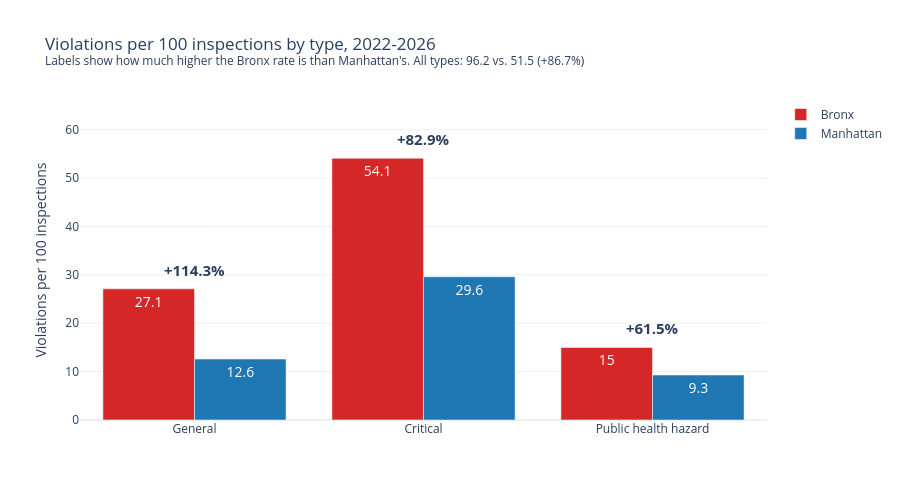

The cell this chart's notebook holds for it:
### Markdown cell above
For every 100 inspections, Bronx cooling towers were cited for about 96 violations, compared with about 52 in Manhattan. Measured against Manhattan's rate, the Bronx's was 87 percent higher across all violation types, and it was higher for each type individually: General violations (+114 percent), Critical violations (+83 percent), and Public Health Hazard violations (+62 percent).

The graph below shows these rates by violation type.

### Code cell
import glob, os
import pandas as pd
import plotly.graph_objects as go

# ---------- Load ----------
CSV = glob.glob("**/*Manhattan*Bronx*.csv", recursive=True)[0]
df = pd.read_csv(CSV)
df["year"] = pd.to_datetime(df["Inspection_date"]).dt.year
os.makedirs("charts", exist_ok=True)

START, END = 2022, 2026
window = df[df["year"].between(START, END)]

# ---------- Violations by type and borough ----------
viol = window[window["Violation_Type"].notna()]
counts = pd.crosstab(viol["Borough"], viol["Violation_Type"])[["General", "Critical", "PHH"]]
counts.columns = ["General", "Critical", "Public health hazard"]

n_insp = (
    window.drop_duplicates(["System_ID", "Inspection_date", "Inspection_Type"])
    .groupby("Borough").size()
)
per100 = counts.div(n_insp, axis=0) * 100
pct_diff = (per100.loc["Bronx"] - per100.loc["Manhattan"]) / per100.loc["Manhattan"] * 100

total_bronx = counts.loc["Bronx"].sum() / n_insp["Bronx"] * 100
total_manh = counts.loc["Manhattan"].sum() / n_insp["Manhattan"] * 100
total_diff = (total_bronx - total_manh) / total_manh * 100

# ---------- Chart ----------
COLORS = {"Bronx": "#d62728", "Manhattan": "#1f77b4"}
types = list(per100.columns)

fig = go.Figure()
for boro in ["Bronx", "Manhattan"]:
    fig.add_trace(go.Bar(
        x=types, y=per100.loc[boro].round(1), name=boro,
        marker_color=COLORS[boro],
        text=per100.loc[boro].round(1), textposition="inside",
        textfont=dict(color="white", size=14),
    ))

# Percentage-difference labels above each pair of bars
for t in types:
    fig.add_annotation(
        x=t, y=per100[t].max() + 4, text=f"<b>{pct_diff[t]:+.1f}%</b>",
        showarrow=False, font=dict(size=15),
    )

fig.update_layout(
    title=dict(
        text=(f"Violations per 100 inspections by type, {START}-{END}"
              f"<br><sup>Labels show how much higher the Bronx rate is than Manhattan's. "
              f"All types: {total_bronx:.1f} vs. {total_manh:.1f} ({total_diff:+.1f}%)</sup>")
    ),
    barmode="group", template="plotly_white", height=500,
    yaxis_title="Violations per 100 inspections",
    yaxis_range=[0, per100.values.max() + 12],
    legend_title_text="",
)
fig.write_html("charts/violations_per_100_by_type.html")
fig.show()

### Figure 1 — Plotly figure (JSON) as saved in the notebook; plotly's stock layout.template omitted (floating-point values rounded to 4 significant figures)
{"data": [{"marker": {"color": "#d62728"}, "name": "Bronx", "text": [27.1, 54.1, 15.0], "textfont": {"color": "white", "size": 14}, "textposition": "inside", "type": "bar", "x": ["General", "Critical", "Public health hazard"], "y": [27.1, 54.1, 15.0]}, {"marker": {"color": "#1f77b4"}, "name": "Manhattan", "text": [12.6, 29.6, 9.3], "textfont": {"color": "white", "size": 14}, "textposition": "inside", "type": "bar", "x": ["General", "Critical", "Public health hazard"], "y": [12.6, 29.6, 9.3]}], "layout": {"annotations": [{"font": {"size": 15}, "showarrow": false, "text": "<b>+114.3%</b>", "x": "General", "y": 31.07}, {"font": {"size": 15}, "showarrow": false, "text": "<b>+82.9%</b>", "x": "Critical", "y": 58.14}, {"font": {"size": 15}, "showarrow": false, "text": "<b>+61.5%</b>", "x": "Public health hazard", "y": 19.04}], "barmode": "group", "height": 500, "legend": {"title": {"text": ""}}, "title": {"text": "Violations per 100 inspections by type, 2022-2026<br><sup>Labels show how much higher the Bronx rate is than Manhattan's. All types: 96.2 vs. 51.5 (+86.7%)</sup>"}, "yaxis": {"range": [0, 66.14], "title": {"text": "Violations per 100 inspections"}}}}
